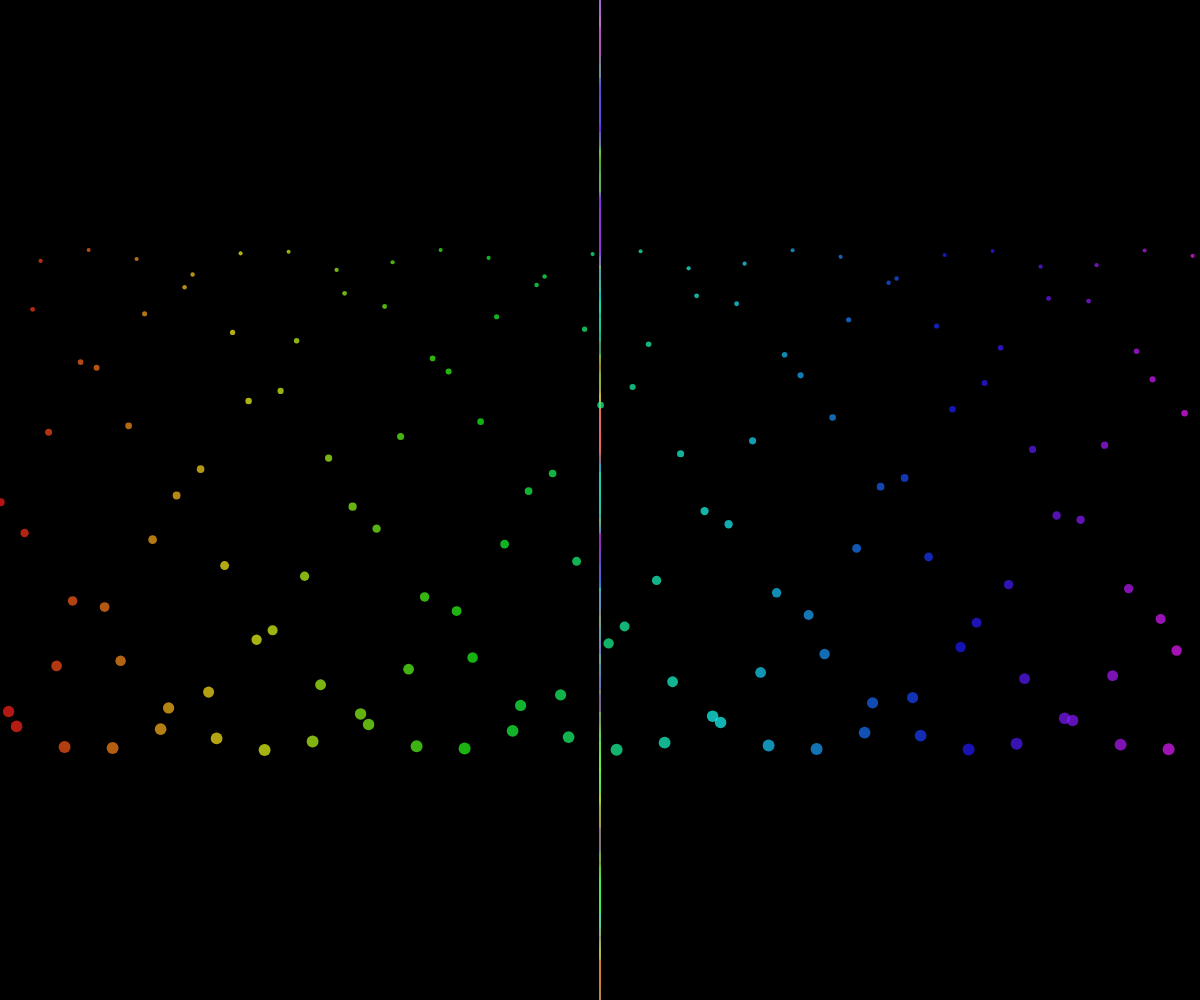
Frame 1 (no input)
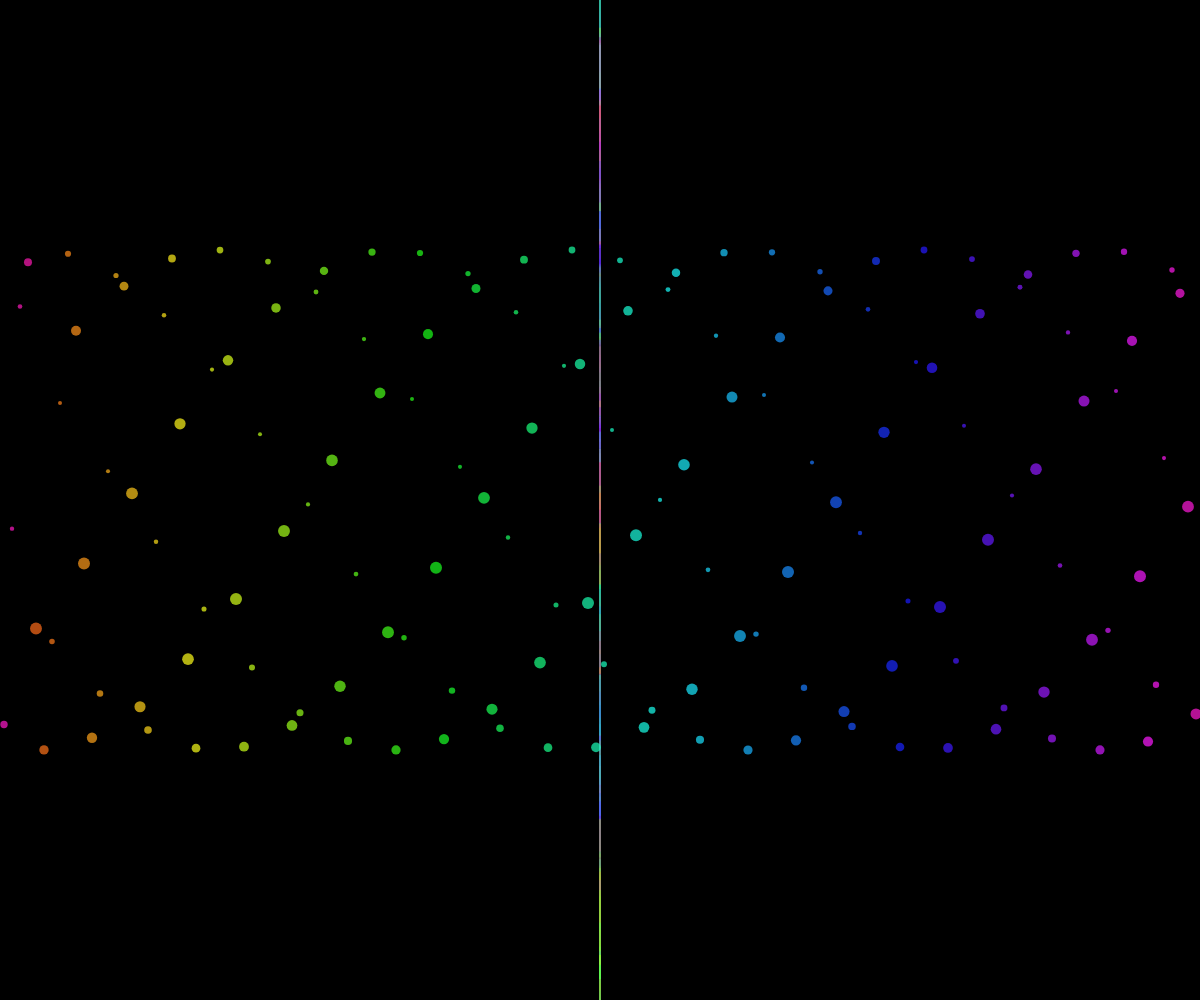
Frame 60 (no input)
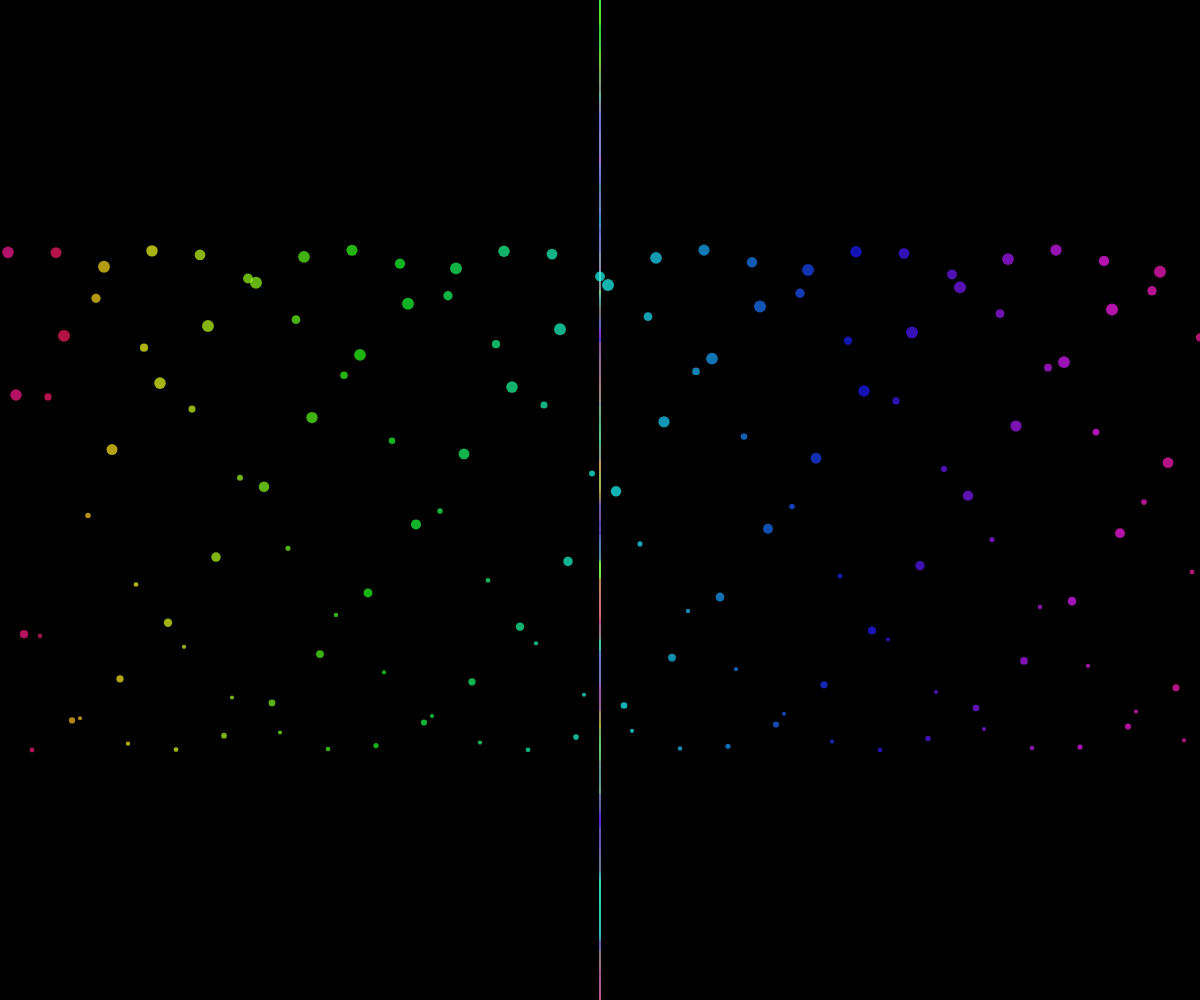
Frame 120 (the mouse pressed at the canvas centre since frame 60)

The p5.js sketch that drew these frames (run headless with seeded random() and noise() and a simulated clock; from frame 60 on, the mouse is pressed at the canvas centre):

// p5.js sketch
// ── sketch.js
let lines = [];
let fieldTime = 0;
let colorPalette = [];

function setup() {
  createCanvas(windowWidth, windowHeight);
  colorMode(HSB, 360, 100, 100, 1);
  
  // Initialize color palette
  for (let i = 0; i < 20; i++) {
    colorPalette.push(color(random(360), 90, 100));
  }
  
  // Initialize lines with vertical flow
  for (let i = 0; i < 200; i++) {
    lines.push({
      y: random(height),
      speed: random(1, 4),
      hue: random(360),
      opacity: random(0.4, 0.9),
      width: random(1, 2)
    });
  }
}

function draw() {
  background(0);
  
  fieldTime += 0.03;
  
  // Draw interconnected vertical lines
  strokeWeight(1);
  for (let i = 0; i < lines.length; i++) {
    let segment = lines[i];
    
    // Update position with vertical flow
    segment.y += segment.speed;
    if (segment.y > height + 50) {
      segment.y = -50;
      segment.hue = (segment.hue + random(30, 60)) % 360;
    }
    
    // Draw vertical line with dynamic color and movement
    let y = segment.y + sin(fieldTime * segment.speed + i) * 15;
    
    stroke(segment.hue, 90, 100, segment.opacity);
    line(width/2, y - 30, width/2, y + 30);
  }
  
  // Add flowing particles for energy
  noStroke();
  for (let i = 0; i < 150; i++) {
    let x = (fieldTime * 20 + i * 8) % width;
    let y = (sin(fieldTime * 0.3 + i) * 250 + height/2);
    let size = sin(fieldTime + i) * 4 + 8;
    let hue = (fieldTime * 12 + i * 2) % 360;
    
    fill(hue, 90, 100, 0.7);
    ellipse(x, y, size, size);
  }
}

function windowResized() {
  resizeCanvas(windowWidth, windowHeight);
}
